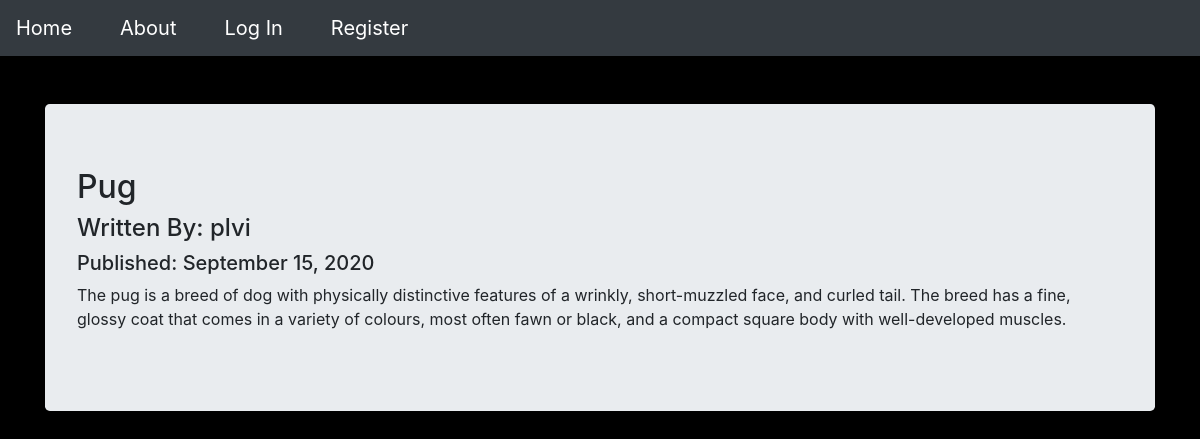
The page /5 on the database its author committed.
### puppycompanyblog/models.py (models this page shows, shortened)
class BlogPost(db.Model):
    users = db.relationship(User)
    id = db.Column(db.Integer, primary_key=True)
    user_id = db.Column(db.Integer, db.ForeignKey('users.id'), nullable=False)
    date = db.Column(db.DateTime, nullable=False, default=datetime.utcnow)
    title = db.Column(db.String(140), nullable=False)
    text = db.Column(db.Text, nullable=False)

class User(db.Model, UserMixin):
    __tablename__ = 'users'
    id = db.Column(db.Integer, primary_key=True)
    profile_image = db.Column(
        db.String(64), nullable=False, default='default_profile.jpg')
    email = db.Column(db.String(64), unique=True, index=True)
    username = db.Column(db.String(64), unique=True, index=True)
    pasword_hash = db.Column(db.String(128))
    posts = db.relationship('BlogPost', backref='author', lazy=True)

### puppycompanyblog/users/views.py (the view)
@users.route('/<username>')
def user_posts(username):
    page = request.args.get('page', 1, type=int)
    user = User.query.filter_by(username=username).first_or_404()
    blog_posts = BlogPost.query.filter_by(author=user).order_by(
        BlogPost.date.desc()).paginate(page=page, per_page=3)
    return render_template('user_blog_posts.html', blog_posts=blog_posts, user=user)

### puppycompanyblog/blog_posts/views.py (called while the page is built)
@blog_posts.route('/<int:blog_post_id>')
def blog_post(blog_post_id):
    blog_post = BlogPost.query.get_or_404(blog_post_id)
    return render_template('blog_post.html', title=blog_post.title, date=blog_post.date, post=blog_post)

### puppycompanyblog/templates/blog_post.html (shortened to what this page needs)
{% extends 'base.html' %} {% block content %}
<div class="jumbotron">
  <h2>{{post.title}}</h2>
  <h4>Written By: {{post.author.username}}</h4>
  <h5>Published: {{post.date.strftime('%B %d, %Y')}}</h5>
  <p>{{post.text}}</p>
</div>
{% endblock %}

### rows shown on the page
BlogPost: title "Pug", date "September 15, 2020", text "The pug is a breed of dog with physically distinctive features of a wrinkly, short-muzzled face, and curled tail. The breed has a fine, glossy coat that comes in a variety of colours, most often fawn or black, and a compact square body with well-developed muscles."
User: author.username "plvi"
